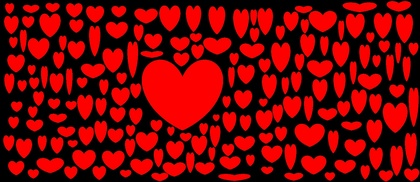
%> input picture img/heart.jpg, 420 x 182 px, shrunk from 1557 x 674 before the run
$ octave h8fra_t1.m   (GNU Octave 9; MATLAB toolbox functions it lacks are replaced by stand-ins)
%> lines starting %> are read from the running program, lines starting %| are printed output that depends on the picture; in (x1, y1, x2, y2) boxes, pixels count from 0 and x2, y2 are one past the last pixel; in counts of white or black regions, pixels touching at a corner belong together; the program's own positions count from 1
clc
clear all
close all

img = imread('img/heart.jpg');
%> img is the input picture: size 182x420x3 uint8; mean R, G, B 118.3, 4.1, 4.3
gray = rgb2gray(img);
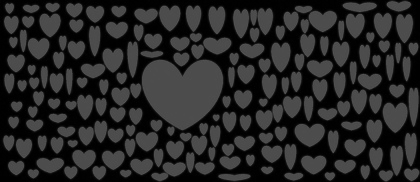
%> gray: size 182x420 uint8; min 0, max 87, mean 38.2
bw = im2bw(gray, graythresh(gray));
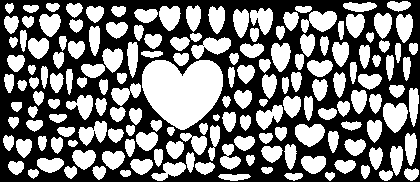
%> bw: size 182x420 logical; 47.1% white; 165 white regions, largest, box (x1, y1, x2, y2) and area: (142, 60, 223, 130) 4137, (383, 103, 408, 133) 546, (301, 11, 337, 33) 523
img1 = img;

labels = bwlabel(bw);
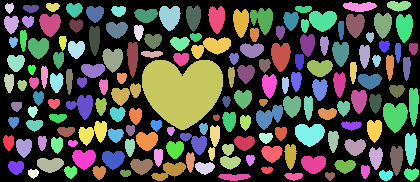
%> labels: size 182x420 double; 166 distinct labels, from 0 to 165; one colour per label, 0 black

%> (the run ends here)

$ run again, with img/4.png saved as img/heart.jpg
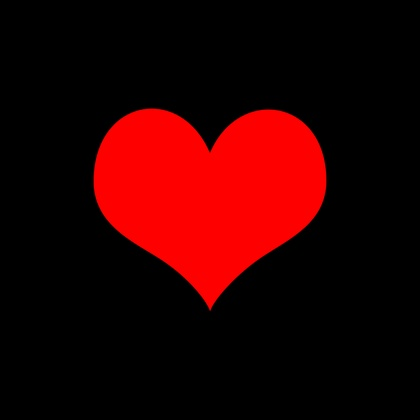
%> input picture img/4.png, 420 x 420 px, shrunk from 700 x 700 before the run
%> img is the input picture: size 420x420x3 uint8; mean R, G, B 44.1, 0.1, 0.2
%> `gray = rgb2gray(img);`:
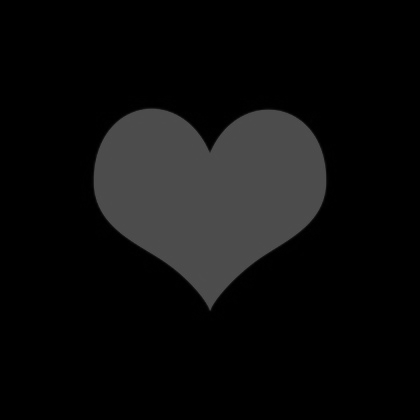
%> gray: size 420x420 uint8; min 0, max 83, mean 13.3
%> `bw = im2bw(gray, graythresh(gray));`:
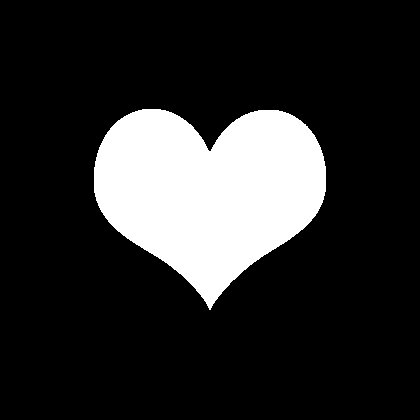
%> bw: size 420x420 logical; 17.4% white; 1 white region, box (x1, y1, x2, y2) and area: (94, 109, 326, 310) 30635
